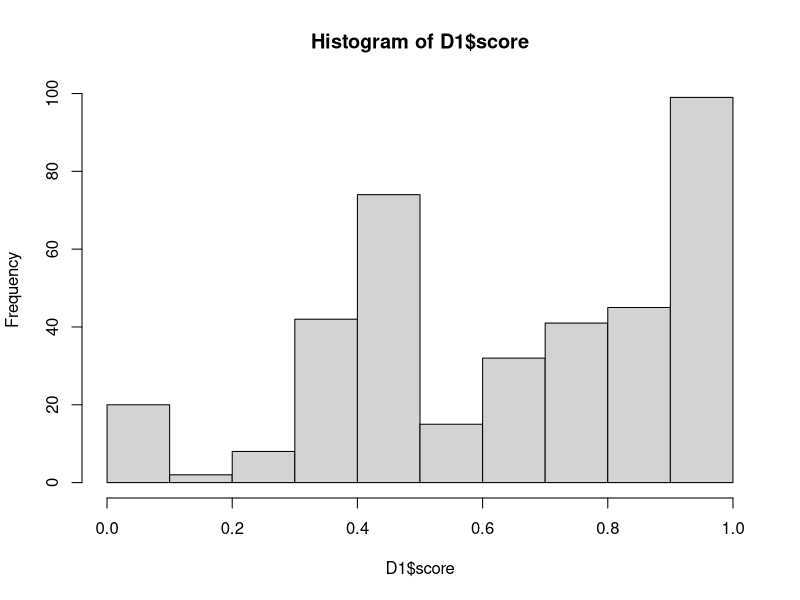
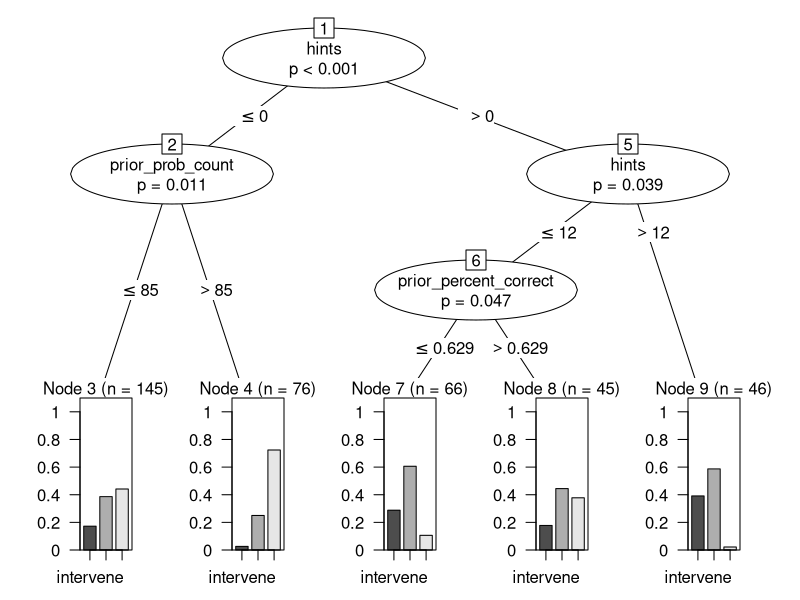

The R script that drew these images, in order:
## ---- chunk 1
install.packages("party")
library(party)
## ---- chunk 2
D1 <- read.table("intelligent_tutor.csv", sep = ",", header = TRUE)
## ---- chunk 3
hist(D1$score)
## ---- chunk 4
D1$advice <- ifelse(D1$score <=0.4, "intervene", ifelse(D1$score > 0.4 & D1$score <=0.8, "monitor", "no action"))
## ---- chunk 5
score_ctree <- ctree(factor(advice) ~ prior_prob_count + prior_percent_correct + hints, D1)
## ---- chunk 6
plot(score_ctree)
